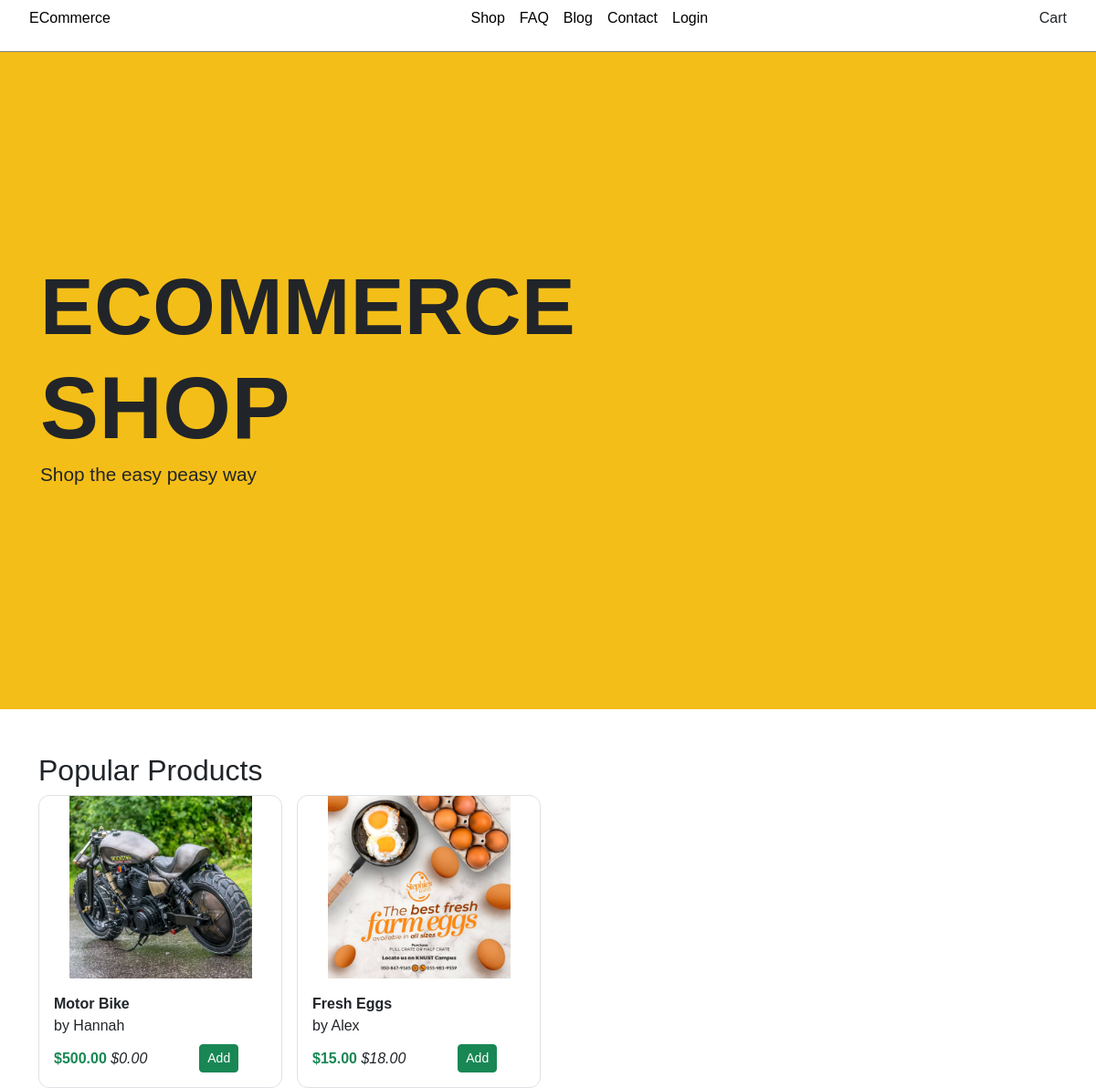
The page / on the database its author committed.
### core/models.py (models this page shows, shortened)
class Product(models.Model):
    pid = ShortUUIDField(unique=True, length=10, max_length=20, alphabet="abcdefg12345")
    user = models.ForeignKey(User, on_delete=models.SET_NULL, null=True)
    vendor = models.ForeignKey(Vendor, on_delete=models.SET_NULL, null=True)
    category = models.ForeignKey(Category, on_delete=models.SET_NULL, null=True)
    title = models.CharField(max_length=100, default="Fresh Pear")
    image = models.ImageField(upload_to=user_directory_path, default="product.jpg")
    description = models.TextField(null=True, blank=True, default="This is the product")
    price = models.DecimalField(max_digits=999999999999, decimal_places=2, default="1.99")
    old_price = models.DecimalField(max_digits=999999999999, decimal_places=2, default="2.99")
    specifications = models.TextField(null=True, blank=True)
    product_status = models.CharField(choices=STATUS, max_length=10, default="in_review")
    status = models.BooleanField(default=True)
    in_stock = models.BooleanField(default=True)
    featured = models.BooleanField(default=False)
    digital = models.BooleanField(default=False)
    sku = ShortUUIDField(unique=True, length=4, max_length=10, prefix="sku", alphabet="1234567890")
    date = models.DateTimeField(auto_now_add=True)
    updated = models.DateTimeField(null=True, blank=True)
    class Meta:
        verbose_name_plural = "Products"

class Vendor(models.Model):
    vid = ShortUUIDField(unique=True, length=10, max_length=20, prefix="ven", alphabet="abcdefg12345")
    title = models.CharField(max_length=100, default="Nestify")
    image = models.ImageField(upload_to=user_directory_path, default="vendor.jpg")
    description = models.TextField(null=True, blank=True, default="Amazing vendor")
    address = models.CharField(max_length=100, default="123 Main Street.")
    contact = models.CharField(max_length=100, default="+254 754 255")
    chat_resp_time = models.CharField(max_length=100, default="100")
    shipping_on_time = models.CharField(max_length=100, default="100")
    authentic_rating = models.CharField(max_length=100, default="100")
    days_return = models.CharField(max_length=100, default="100")
    warranty_period = models.CharField(max_length=100, default="100")
    user = models.ForeignKey(User, on_delete=models.SET_NULL, null=True)
    class Meta:
        verbose_name_plural = "Vendors"

### core/views.py (the view)
# urls.py: path('', views.index, name= 'index'),
def index(request):
    products = Product.objects.filter(featured=True).order_by("-date")
    context = {
        "products": products
    }
    return render(request, 'core/index.html', context)

### templates/core/index.html (shortened to what this page needs)
{% extends 'partials/base.html' %} {% block body_content %}
<section class="Home">
  <header>
    <nav>
      <a href="#" class="brand">ECommerce</a>
      <ul>
        <li><a href="#">Shop</a></li>
        <li><a href="#">FAQ</a></li>
        <li><a href="#">Blog</a></li>
        <li><a href="#">Contact</a></li>
        {% if request.user.is_authenticated %}
            <li><a href="{% url 'userauths:logout' %}">Logout</a></li>
        {% else %}
            <li><a href="{% url 'userauths:login' %}">Login</a></li>
        {% endif %}
      </ul>
      <span>Cart</span>
    </nav>
  </header>
  <main>
    <section class="Hero">
      <div class="container hero_content">
        <h1>ECommerce</h1>
        <h1>Shop</h1>
        <p>Shop the easy peasy way</p>
      </div>
    </section>
    <section class="Products container pt-5">
        <h2>Popular Products</h2>
        <div class="products_wrapper">
            {% for product in products %}
            <div class="product border">
                <div class="image text-center">
                    <img src="{{ product.image.url }}" height="200" />
                </div>
                <div class="text p-3">
                    <p class="m-0"><b>{{ product.title }}</b></p>
                    <p class="m-0">by {{ product.vendor.title }}</p>
                    <div class="footer row align-items-center mt-2">
                        <div class="col">
                            <span class="text-success"><b>${{ product.price }}</b></span>
                            <span><i>${{ product.old_price }}</i></span>
                        </div>
                        <div class="col text-center">
                            <span class="btn btn-sm btn-success">Add</span>
                        </div>
                    </div>
                </div>
            </div>
            {% endfor %}
        </div>
    </section>
  </main>
</section>
{% endblock body_content %}

### static/css/styles.css (style rules this page uses)
* { margin: 0; padding: 0; box-sizing: border-box; font-family: helvetica, sans-serif, arial; }
.Home header nav { display: flex; justify-content: space-between; padding: 0.5em 2em; border-bottom: 1px solid grey; }
.Home header nav a { color: #000; text-decoration: none; }
.Home header nav ul { list-style: none; display: flex; justify-content: space-evenly; gap: 0 1em; }
.Home .Hero { height: 90vh; display: flex; align-items: center; padding: 0 2em; background: rgb(244, 190, 24); }
.Home .Hero .hero_content h1 { font-size: 5.5em; font-weight: bold; text-transform: uppercase; margin: 0; letter-spacing: 0.5px; }
.Home .Hero .hero_content h1:nth-of-type(2) { font-size: 6em; }
.Home .Hero .hero_content p { font-size: 1.3em; }
.Products .products_wrapper { display: grid; grid-template-columns: repeat(4, 1fr); gap: 1em; }
.Products .products_wrapper .product { border-radius: 12px; }

### rows shown on the page
Product: image (picture), title "Motor Bike", vendor "Hannah", price "500.00", old_price "0.00"
Product: image (picture), title "Fresh Eggs", vendor "Alex", price "15.00", old_price "18.00"
